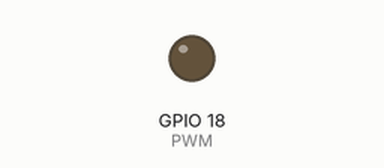
Simulated run of this program. Board: Raspberry Pi (BCM pin numbers). On the bench: output pins drawn as LEDs (lit = HIGH).

Above: at 0.05 s.
At 0.95 s:
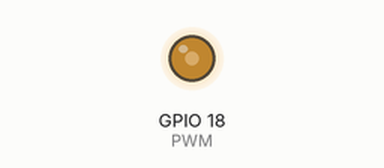
At 1.9 s:
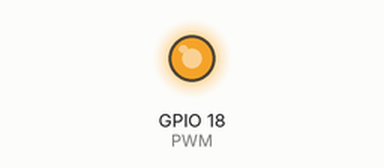
At 3.8 s:
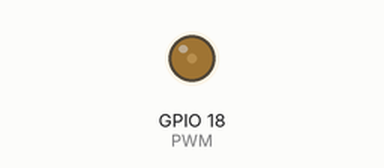
Timing chart, 0 to 5.5 s (numbered marks = the images above):
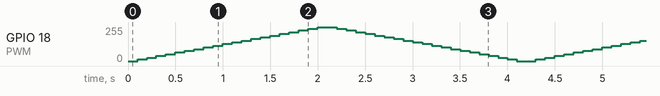

The program:

main.py
```python
#!/usr/bin/python
# -*- coding:utf-8 -*-
import RPi.GPIO as GPIO
import time

PWM = 18

GPIO.setmode(GPIO.BCM)  #设置编号方式
GPIO.setup(PWM, GPIO.OUT)  #设置 引脚为输出模式

p = GPIO.PWM(PWM, 50)  #将 引脚初始化为PWM实例 ，频率为50Hz
p.start(0)    #开始脉宽调制，参数范围为： (0.0 <= dc <= 100.0)

try:
    while 1:
        for dc in range(0, 101, 5):
            p.ChangeDutyCycle(dc)   #修改占空比 参数范围为： (0.0 <= dc <= 100.0)
            time.sleep(0.1)
        for dc in range(100, -1, -5):
            p.ChangeDutyCycle(dc)
            time.sleep(0.1)
except KeyboardInterrupt:
    pass

p.stop()    #停止输出PWM波
GPIO.cleanup()    #清除
```
